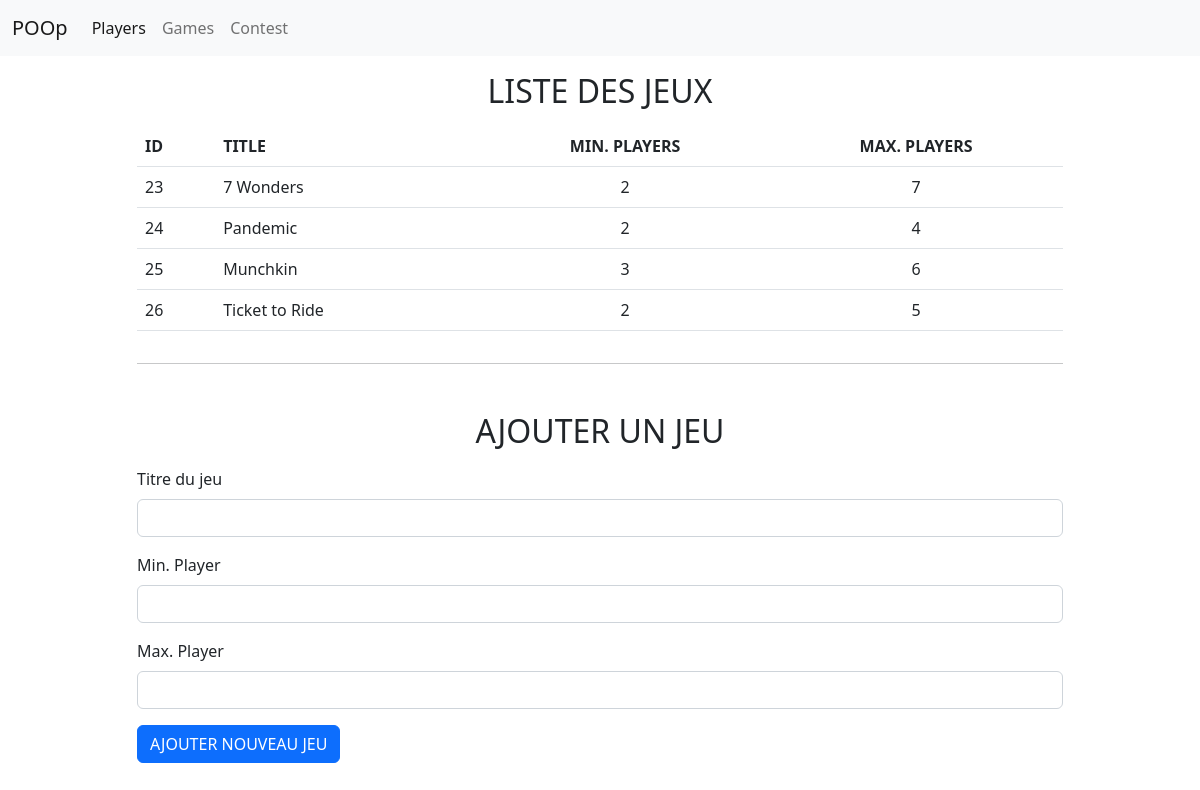
The app's page /?page=games with its own data.
### tables this page shows
CREATE TABLE `game` (
  `id` int(11) NOT NULL,
  `title` varchar(64) NOT NULL,
  `min_players` int(3) NOT NULL,
  `max_players` int(3) NOT NULL
);

### Controller/Controller.php (called while the page is built, shortened)
<?php
    require_once('./Models/PdoManager.php');
       function gameAll()
        {
            $games = new GameManager;
            $getGames = $games->getGame();
            require_once('./Views/gameView.php');
        }
?>

### Models/PdoManager.php (called while the page is built, shortened)
<?php
    class GameManager extends Manager
    {
        public function getGame()
        {
            $bdd = $this->connexion();
            $req = $bdd->query("SELECT * FROM game");
            return $req;
        }
    }
?>

### Views/gameView.php (the view, shortened to what this page needs)
        <div class="container">
            <div class="row justify-content-center">
                <div class="col-10">
                <h2 class="text-uppercase text-center mt-3 mb-3">Liste des Jeux</h2>
                    <table class="table">
                        <thead>
                            <th class="text-uppercase">id</th>
                            <th class="text-uppercase">title</th>
                            <th class="text-uppercase text-center">Min. Players</th>
                            <th class="text-uppercase text-center">Max. Players</th>
                        </thead>
                        <tbody>
                        <?php
                        while ($game = $getGames->fetch(PDO::FETCH_ASSOC))
                        {
                        ?>
                            <tr>
                                <td><?php echo $game['id']; ?></td>
                                <td><?php echo $game['title']; ?></td>
                                <td class="text-center"><?php echo $game['min_players']; ?></td>
                                <td class="text-center"><?php echo $game['max_players']; ?></td>
                            </tr>
                        <?php
                        }
                        ?>
                        </tbody>
                    </table>
                </div>
            </div>
        </div>
        <div class="container">
            <div class="row justify-content-center">
                <div class="col-10">
                <hr class="mt-3 mb-3">
                <h2 class="text-uppercase text-center mt-5 mb-3">Ajouter un jeu</h2>
                <form method="POST">
                    <div class="mb-3">
                        <label for="title" class="form-label">Titre du jeu</label>
                        <input type="text" class="form-control" id="title" name="title">
                    </div>
                    <div class="mb-3">
                        <label for="minPlayer" class="form-label">Min. Player</label>
                        <input type="text" class="form-control" id="minPlayer" name="minPlayer">
                    </div>
                    <div class="mb-3">
                        <label for="maxPlayer" class="form-label">Max. Player</label>
                        <input type="text" class="form-control" id="maxPlayer" name="maxPlayer">
                    </div>
                    <button type="submit" class="btn btn-primary">AJOUTER NOUVEAU JEU</button>
                </form>
                </div>
            </div>
        </div>
<?php
    require_once('./Views/base.php');
?>

### records on screen
game: id "23", title "7 Wonders", min_players "2", max_players "7"
game: id "24", title "Pandemic", min_players "2", max_players "4"
game: id "25", title "Munchkin", min_players "3", max_players "6"
game: id "26", title "Ticket to Ride", min_players "2", max_players "5"
